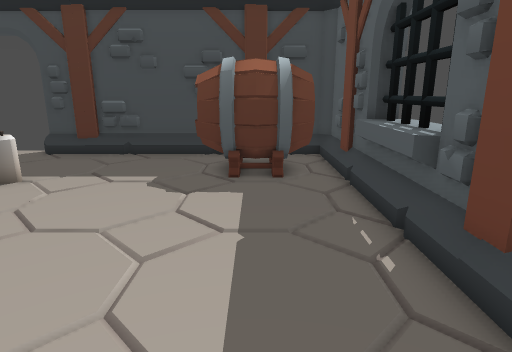
View 1 (above)

15 first-person views from a walk through a 3-D level made in the Godot game engine. The camera is 1.4 m above the floor, tilts 14° down and sees 75° across. The floor is counted in squares, 0.5 m on a side. Each view is taken from the middle of a square. On the plan, view 1 faces up. The plan holds only what a view shows up to about 20 squares ahead; the rest is blank.

View 2
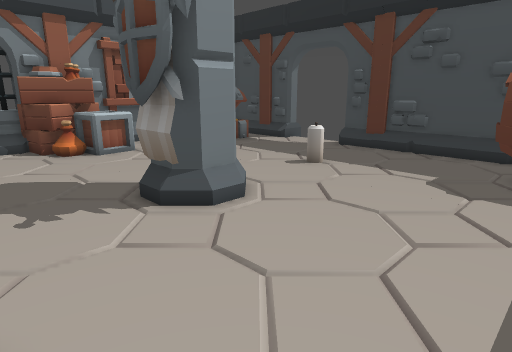

View 3
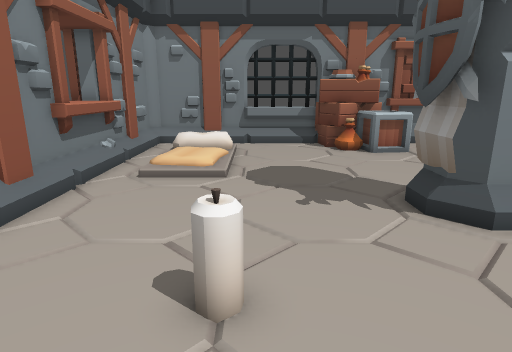

View 4
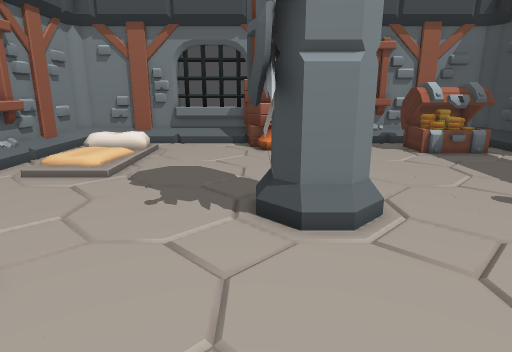

View 5
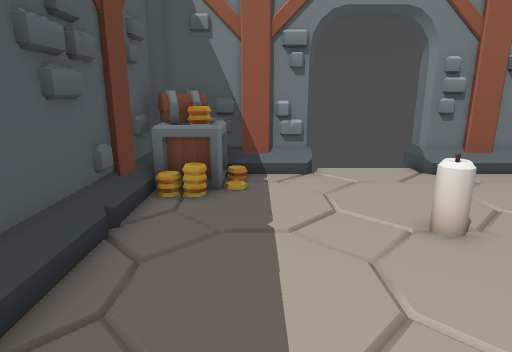

View 6
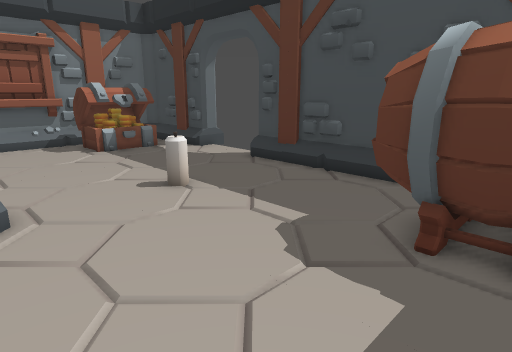

View 7
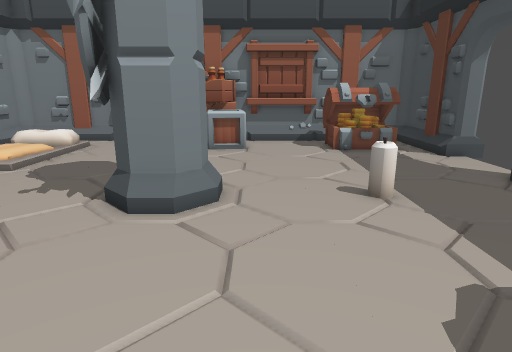

View 8
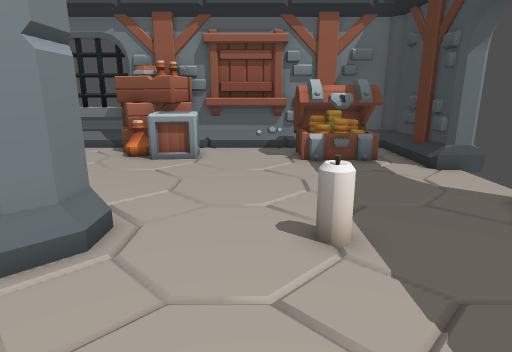

View 9
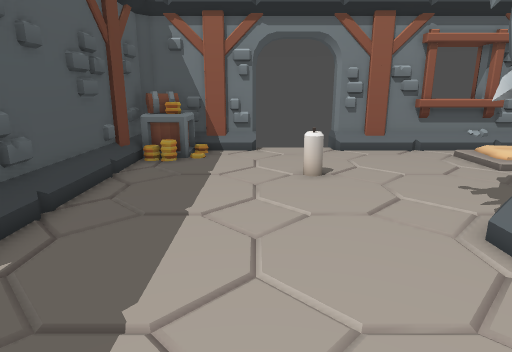

View 10
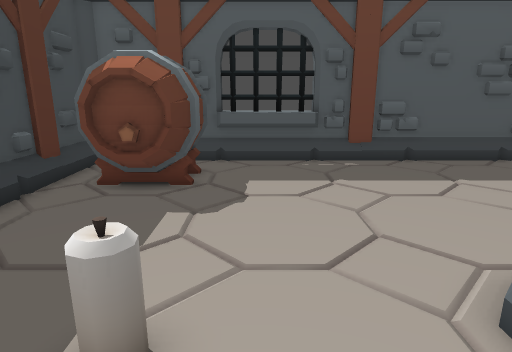

View 11
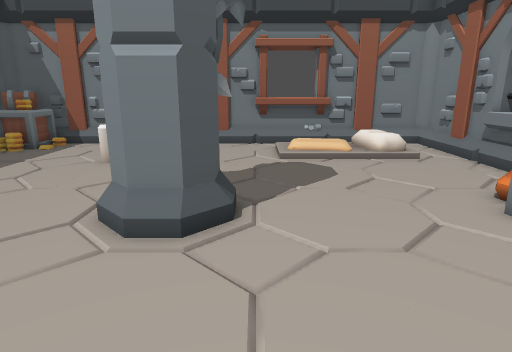

View 12
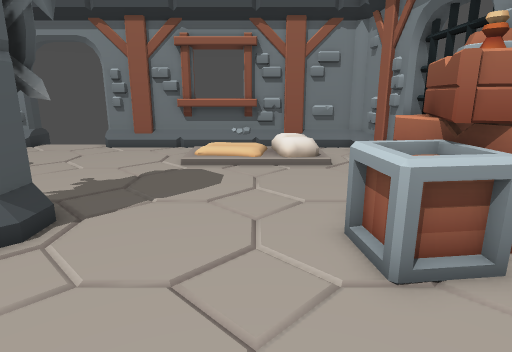

View 13
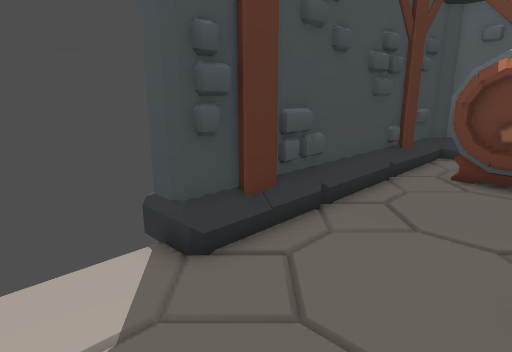

View 14
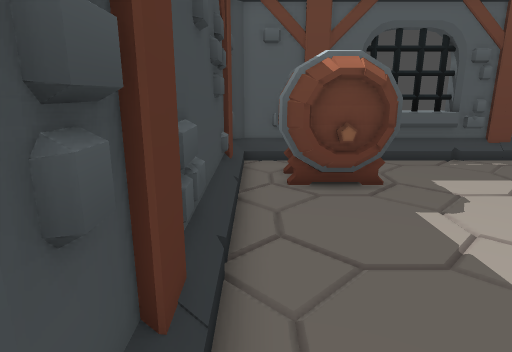

View 15
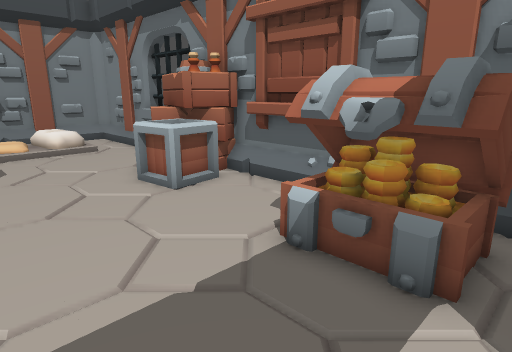

### Floor plan
Key: @ floor where view 1 was taken; # wall or solid block; x gap in a wall; . main floor; : floor 0.25 m higher than the main floor; + floor 0.5 m higher than the main floor; / step, stairs or slope; ^ raised ledge; C candle; R crate; P pillar; H chest; B box; O other object.
Columns run from 20 left of view 1 to 5 right of it. Each row starts with its distance up from view 1.
 17       #   #
 16  ######...##############
 15  #.....................#
 14  ##x#.............######
 13  ##^H ............##
 12  ##^H ............##
 11  ####.......C.....########
 10  #..........C..........^^^
  9  #.....................^^^
  8 ##.....................^^
  7 ##.....................^^
  6 #RRRR......#P#.........##
  5 RRRRR......###.........##
  4  RRR.......###.........#
  3 #RRR.......PPP.........#
  2 ^RR....................#
  1 ^^.....................#
  0 ^^..................@..#
 -1 ^^..............C......#
 -2 ##.///////......C......#
 -3 ##./+:/::/.............##
 -4  #.//+:::/............O##
 -5  #.  / ///...........BBB#
 -6  #....////...........BBB#
 -7  ######^^^#####...#######
 -8       #^^^    #   #

Where each view was taken, in squares from view 1:
view 1: 0 up, 0 right, facing up
view 2: 1 down, 0 right, facing up-left
view 3: 1 down, 0 right, facing left
view 4: 3 up, 0 right, facing left
view 5: 5 up, 0 right, facing down
view 6: 5 up, 1 right, facing up-left
view 7: 7 up, 1 right, facing left
view 8: 9 up, 2 left, facing left
view 9: 10 up, 2 left, facing down
view 10: 9 up, 11 left, facing right
view 11: 12 up, 10 left, facing down
view 12: 11 up, 14 left, facing down
view 13: 11 up, 13 left, facing up-right
view 14: 15 up, 11 left, facing right
view 15: 15 up, 11 left, facing down-left
